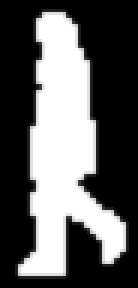
#> input picture hw3/src/img/p2/pedes_template1.png, 46 x 96 px (shown 3 times larger)
$ python hw3_p2_pedes.py   (older library calls are emulated)
#> lines starting #> are read from the running program, lines starting #| are printed output that depends on the picture; after the words box and inside, x2 and y2 are one past the last pixel; in counts of white or black regions, pixels touching at a corner belong together
""" Code for HW3 part 2 pedestrian detection

Author: Shawn Lin (shawnlin@bu.edu)
        Alex Wong (awong1@bu.edu)
"""

import os, sys
import time
import re

import cv2
import numpy as np

cv2.namedWindow("Orig_video")

# Constants
SCALE_FACTOR = 2
FPS = 10
DEBUG = False

# Parse frame ID from file name
def get_frame_id(fn):
    return int(re.sub(r".*?frame_(\d+)\.jpg", "\\1", fn))

# Get an unused new color
def get_next_new_color(usedColors):
    newColor = (np.random.choice(range(256), size=3))
    while np.any([np.all(uc == newColor) for uc in usedColors]): # if newColor matches any of the oldColors
        newColor = (np.random.choice(range(256), size=3))
    return newColor

def get_average_video_frame(video_dir):
    """ Compute the average video frame.

        video_dir -- name of the video directory
    """
    frames = []
    for _, _, file_list in os.walk(video_dir):
        file_list = sorted(file_list, key=lambda x: get_frame_id(x))

        for fn in file_list:
            frame = cv2.imread("%s/%s" % (video_dir, fn), cv2.IMREAD_COLOR)
            new_shape = (frame.shape[1]//SCALE_FACTOR, frame.shape[0]//SCALE_FACTOR)
            frame = cv2.resize(frame, new_shape)
            frames.append(frame)
        print("shape", np.array(frames).shape)
        avg_frame = np.average(np.array(frames).astype(np.uint32), axis=0).astype(np.uint8)
        print(np.max(avg_frame), np.min(avg_frame))
        print("avg shape", avg_frame.shape)
        return avg_frame

def video_frame_iterator(video_dir, debug):
    """ Parse and traverse all the files in the directory and return a generator
        object of frames.

    Arguments:
        video_dir -- directory name that contains all the frames
        debug -- debug flag (freeze on first frame if set to True)
    """
    for _, _, file_list in os.walk(video_dir):
        file_list = sorted(file_list, key=lambda x: get_frame_id(x))

        if debug:
            while True:
                frame = cv2.imread("%s/%s" % (video_dir, file_list[0]), cv2.IMREAD_COLOR)
                new_shape = (frame.shape[1]//SCALE_FACTOR, frame.shape[0]//SCALE_FACTOR)
                frame = cv2.resize(frame, new_shape)
                yield (0, frame)
        else:
            for fn in file_list:
                time.sleep(1./FPS)
                frame = cv2.imread("%s/%s" % (video_dir, fn), cv2.IMREAD_COLOR)
                new_shape = (frame.shape[1]//SCALE_FACTOR, frame.shape[0]//SCALE_FACTOR)
                frame = cv2.resize(frame, new_shape)
                yield (get_frame_id(fn), frame)

if __name__ == "__main__":


    template_names = [
        "./img/p2/pedes_template1.png",
        "./img/p2/pedes_template2.png",
        "./img/p2/pedes_template3.png",
    ]
    templates = []

    # Preprocess templates
    for i, fn in enumerate(template_names):
        template = cv2.imread(fn, 0)
#> template is the input picture: shape (96, 46); min 0, max 255, mean 94
        _, template = cv2.threshold(template, 1, 255, cv2.THRESH_BINARY)
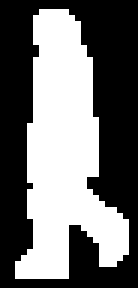
#> template: shape (96, 46) (shown 3 times larger); 43.9% white; 1 white region, box (x1, y1, x2, y2) and area: (5, 3, 43, 93) 1940
        templates.append(template)
#> pass 2 of the loop `for i, fn in enumerate(template_names):`:
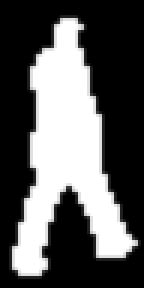
#> input picture hw3/src/img/p2/pedes_template2.png, 48 x 96 px (shown 3 times larger)
#> template is the input picture: shape (96, 48); min 0, max 255, mean 91
#> `_, template = cv2.threshold(template, 1, 255, cv2.THRESH_BINARY)`:
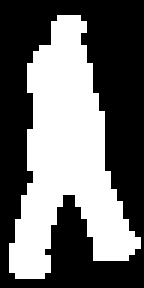
#> template: shape (96, 48) (shown 3 times larger); 42.7% white; 1 white region, box (x1, y1, x2, y2) and area: (3, 5, 47, 93) 1968
#> pass 3 of the loop `for i, fn in enumerate(template_names):`:
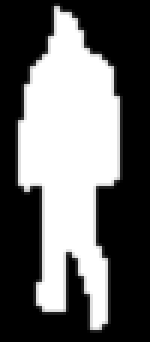
#> input picture hw3/src/img/p2/pedes_template3.png, 50 x 114 px (shown 3 times larger)
#> template is the input picture: shape (114, 50); min 0, max 255, mean 102.7
#> `_, template = cv2.threshold(template, 1, 255, cv2.THRESH_BINARY)`:
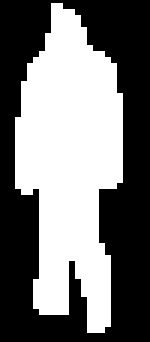
#> template: shape (114, 50) (shown 3 times larger); 46.3% white; 1 white region, box (x1, y1, x2, y2) and area: (5, 1, 41, 111) 2640

    # Get average frame
    avg_frame = get_average_video_frame("../CS585-PeopleImages/")
    if DEBUG:
        cv2.imshow("AvgFrame", avg_frame)
        print(avg_frame.shape)

    # Keep track of previous frame
#> (the run stopped early here; a loop or call above may not have finished)
